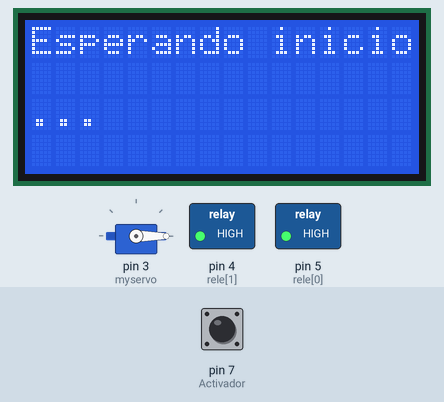
The sketch below on a simulated Arduino Uno, built with avr-gcc and run on an emulated ATmega328P. On the bench: servo, 16×4 character LCD, switched loads named in the sketch (green lamp = pin HIGH). The test bench sets the inputs (shaded band); at power-on: pin 7 (Activador) HIGH.

Above: at 2.7 s.
2.8 s: pin 7 (Activador) pulled LOW for 0.8 s
At 4.0 s:
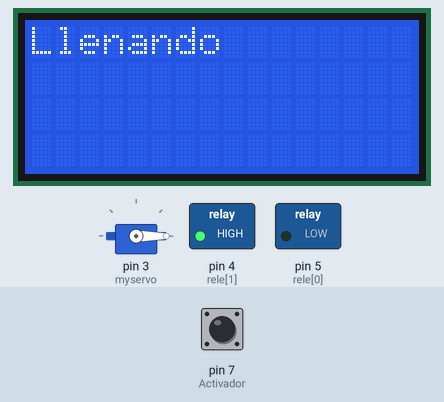
At 18.02 s:
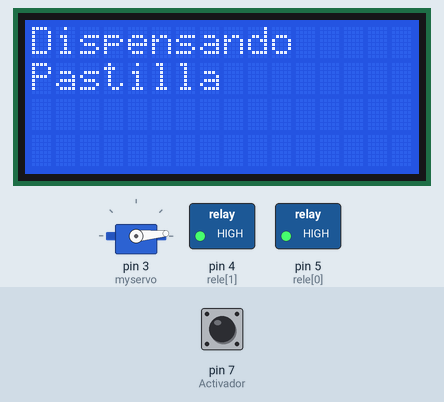
Timing chart, 0 to 19.6 s (numbered marks = the images above; inputs shaded):
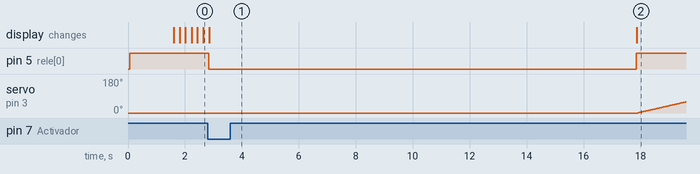

Measured:
- after the input at 2.8 s, pin 5 (rele[0]): HIGH → LOW at once, → HIGH 15.0 s later; servo on pin 3 (myservo): moves from 0° to 59° over 1.7 s, starting after 15.1 s; the display: changes after 0.05 s (image 1)

The sketch:

Reacto_Batch_P.ino
```cpp
#include <Servo.h>              //Libreria para servomotor
#include <Wire.h>               //Libreria para comunicacion
#include <LiquidCrystal_I2C.h>  //Libreria para manejar pantalla LCD con modulo I2C
  // Set the LCD address to 0x27 for a 16 chars and 4 line display
  LiquidCrystal_I2C lcd(0x27, 16, 4);
Servo myservo;                 //Se crea un servo como objeto para trabajar la libreria
const int rele[2] = { 5, 4 };  //Bomba de agua|Agitador
const int Activador = 7;       //Boton para activar proceso
bool Estado = false;
const int tiempo_estimado = 50;  //Tiempo estimado de proceso
void setup() {
  myservo.attach(3);  // Se en laza el pin 2 correspodiente para el control del servo
    myservo.write(0);  // Se inicia en una posicion determinada
    // Se inicializa la LCD
    lcd.begin();
  // Se enciende la luz de fondo para la LCD
  lcd.backlight();
  for (int j = 0; j < 2; j++) {
    pinMode(rele[j], OUTPUT);
  }
  pinMode(Activador, INPUT_PULLUP);
  MotorInactivo();
  BombaInactiva();
  lcd.setCursor(5, 0);  //Mensajes de inicio de programa
  lcd.print("Eliot");
  lcd.setCursor(6, 1);
  lcd.print("Amelie");
  lcd.setCursor(4, 2);
  lcd.print("Sebastian");
  lcd.setCursor(5, 3);
  lcd.print("Equipo 6");
  delay(1500);
}
void loop() {
  lcd.clear();
  lcd.setCursor(0, 0);
  lcd.print("Esperando inicio.");  //Aparecera hasta que se presiones el boton activador
  delay(200);
  lcd.print(".");
  delay(200);
  lcd.print(".");
  delay(200);
  Estado = digitalRead(Activador);  //Se toma una lectura del estado del boton
  if (!Estado) {
    BombaActiva();  //Se enciende la bomba de agua
    lcd.clear();
    lcd.setCursor(0, 0);
    lcd.print("Llenando");
    delay(15000);     //tiempo de llenado
    BombaInactiva();  //Se apaga la bomba de agua
    Dispensado();     //Se inicia el proceso de dispensado para lapastilla
    for (int cuenta = tiempo_estimado; cuenta >= 0; cuenta--) {
      MotorActivo();  //Se activa el agitador
      lcd.clear();
      lcd.setCursor(0, 0);
      lcd.print("Batiendo");
      lcd.setCursor(0, 1);
      lcd.print("Tiempo de trabajo:");
      lcd.print(cuenta);  //Tiempo que falta para quetermine el proceso de agitado
      lcd.print("s");
      delay(1000);
    }
    MotorInactivo();  //Se apaga el agitador

    lcd.clear();
    lcd.setCursor(6, 1);
    lcd.print("Proceso");
    lcd.setCursor(6, 2);
    lcd.print("Finalizado");
    delay(2000);
    lcd.clear();
    lcd.setCursor(6, 0);
    lcd.print("Puede");
    lcd.setCursor(6, 1);
    lcd.print("vaciar");
    lcd.setCursor(4, 2);
    lcd.print("el reactor");
    delay(2000);
  }
}
void Dispensado() {
  lcd.clear();
  for (int i = 0; i < 120; i++)  //Avanza hacia adelante el eje lineal
  {
    lcd.setCursor(0, 0);
    lcd.print("Dispensando");
    lcd.setCursor(0, 1);
    lcd.print("Pastilla");
    myservo.write(i);
    delay(10);
  }
  for (int i = 120; i >= 0; i--)  //Regresa a su posicion inicia
  {
    lcd.setCursor(0, 0);
    lcd.print("Pastilla");
    lcd.setCursor(0, 1);
    lcd.print("Dispensada");
    myservo.write(i);
    delay(10);  //este retraso hace que lo haga de manera mas controlada
  }
}
void BombaActiva()  //Funcion para activar bomba
{
  digitalWrite(rele[0], LOW);
}
void BombaInactiva()  //Funcion para desactivar bomba
{
  digitalWrite(rele[0], HIGH);
}
void MotorActivo()  //Funcion para activar motor del agitador
{
  digitalWrite(rele[1], LOW);
}
void MotorInactivo()  //Funcion para desactivar motor del agitador
{
  digitalWrite(rele[1], HIGH);
}
```
